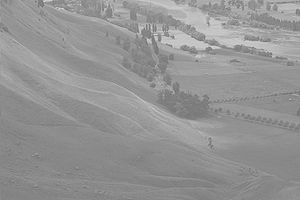
#> input picture 3/img.png, 300 x 200 px
$ python 1_hist_eq.py
#> lines starting #> are read from the running program, lines starting #| are printed output that depends on the picture
import cv2
import numpy as np
import matplotlib.pyplot as plt


# Integral
def find_s(r, p):
    total = 0
    for i in range(r):
        total += i*p[i]
    return total


def map_vals(vals, img):
    uimg = np.array(img[:, :])
    arr = np.shape(uimg)
    cols = arr[0]
    rows = arr[1]

    for i in range(rows):
        for j in range(cols):
            uimg[j, i] = vals[uimg[j, i]]

    return np.uint8(uimg)


# Read image and generate histogram
def main():
    img = cv2.imread("img.png", cv2.IMREAD_GRAYSCALE)
#> img is the input picture: shape (200, 300); min 100, max 223, mean 148
    vals = img.flatten()
    old_hist = np.histogram(vals, bins=range(256), density=True)[0]
#> old_hist = 255 values, max 0.043 at index 138, min 0 at index 0, mean 0.00392
    new_vals = []

    for i in range(255):
        new_vals.append(find_s(i, old_hist))
#> after the loop, new_vals = 255 values from 0 to 148

#   Normalise new values
    minimum = np.amin(new_vals)
#> minimum = 0
    maximum = np.amax(new_vals)
#> maximum = 148

    if minimum < 0 or minimum > 255:
        new_vals = ((new_vals - minimum)*255)/maximum

    new_img = map_vals(new_vals, img)
#> after the loop in map_vals, `for i in range(rows):`:
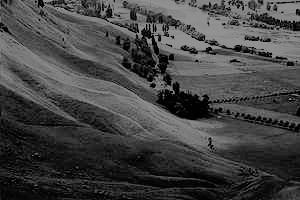
#> uimg: shape (200, 300); min 0, max 147, mean 67.8
    cv2.imshow("old_histogram", img)
    cv2.imshow("updated_histogram", new_img)
    plt.plot(range(255), np.histogram(new_img, range(256))[0])
    plt.plot(range(255), np.histogram(img, range(256))[0])
    plt.show()
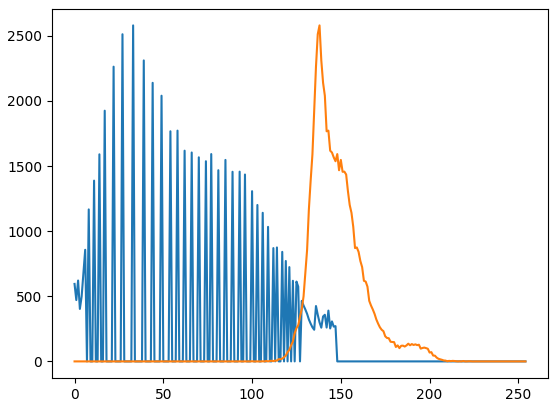
#> figure drawn by matplotlib, 1 panel; curve peaks at x = 33, y = 2580; curve peaks at x = 138, y = 2580
    cv2.waitKey(0)


if __name__ == '__main__':
    main()
